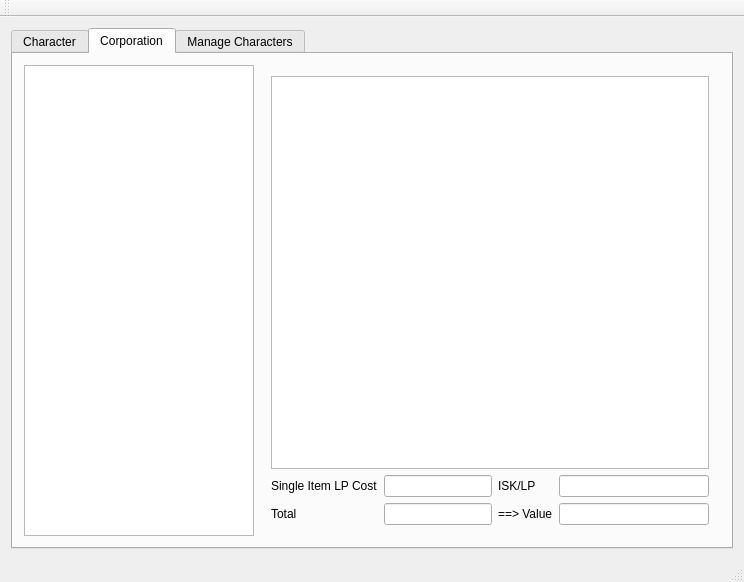
<?xml version="1.0" encoding="UTF-8"?>
<ui version="4.0">
 <class>LoyaltyPointAccountant</class>
 <widget class="QMainWindow" name="LoyaltyPointAccountant">
  <property name="geometry">
   <rect>
    <x>0</x>
    <y>0</y>
    <width>744</width>
    <height>582</height>
   </rect>
  </property>
  <property name="windowTitle">
   <string>LoyaltyPointAccountant</string>
  </property>
  <widget class="QWidget" name="centralWidget">
   <layout class="QHBoxLayout" name="horizontalLayout_2">
    <item>
     <widget class="QTabWidget" name="tabWidget">
      <property name="currentIndex">
       <number>1</number>
      </property>
      <widget class="QWidget" name="ByCharacter">
       <attribute name="title">
        <string>Character</string>
       </attribute>
       <layout class="QHBoxLayout" name="horizontalLayout_4">
        <item>
         <layout class="QHBoxLayout" name="horizontalLayout">
          <item>
           <widget class="QListView" name="charList">
            <property name="sizePolicy">
             <sizepolicy hsizetype="Expanding" vsizetype="Expanding">
              <horstretch>1</horstretch>
              <verstretch>0</verstretch>
             </sizepolicy>
            </property>
            <property name="maximumSize">
             <size>
              <width>16777215</width>
              <height>16777215</height>
             </size>
            </property>
           </widget>
          </item>
          <item>
           <widget class="QTableView" name="tvPerCharacter">
            <property name="sizePolicy">
             <sizepolicy hsizetype="Expanding" vsizetype="Expanding">
              <horstretch>3</horstretch>
              <verstretch>0</verstretch>
             </sizepolicy>
            </property>
           </widget>
          </item>
         </layout>
        </item>
       </layout>
      </widget>
      <widget class="QWidget" name="ByCorporation">
       <attribute name="title">
        <string>Corporation</string>
       </attribute>
       <layout class="QHBoxLayout" name="horizontalLayout_3">
        <item>
         <layout class="QHBoxLayout" name="horizontalLayout_5">
          <item>
           <widget class="QListView" name="corpList">
            <property name="sizePolicy">
             <sizepolicy hsizetype="Expanding" vsizetype="Expanding">
              <horstretch>1</horstretch>
              <verstretch>0</verstretch>
             </sizepolicy>
            </property>
            <property name="maximumSize">
             <size>
              <width>16777215</width>
              <height>16777215</height>
             </size>
            </property>
           </widget>
          </item>
          <item>
           <widget class="QFrame" name="CorpFrame">
            <property name="sizePolicy">
             <sizepolicy hsizetype="Expanding" vsizetype="Expanding">
              <horstretch>2</horstretch>
              <verstretch>0</verstretch>
             </sizepolicy>
            </property>
            <layout class="QVBoxLayout" name="verticalLayout_2">
             <property name="sizeConstraint">
              <enum>QLayout::SetDefaultConstraint</enum>
             </property>
             <item>
              <widget class="QTableView" name="tvPerCorporation">
               <property name="sizePolicy">
                <sizepolicy hsizetype="Expanding" vsizetype="Expanding">
                 <horstretch>3</horstretch>
                 <verstretch>0</verstretch>
                </sizepolicy>
               </property>
              </widget>
             </item>
             <item>
              <layout class="QHBoxLayout" name="horizontalLayout_6">
               <item>
                <layout class="QFormLayout" name="formLayout">
                 <item row="1" column="0">
                  <widget class="QLabel" name="labelTotal">
                   <property name="text">
                    <string>Total</string>
                   </property>
                  </widget>
                 </item>
                 <item row="1" column="1">
                  <widget class="QLineEdit" name="leTotalLP">
                   <property name="readOnly">
                    <bool>true</bool>
                   </property>
                  </widget>
                 </item>
                 <item row="0" column="0">
                  <widget class="QLabel" name="label_3">
                   <property name="text">
                    <string>Single Item LP Cost</string>
                   </property>
                  </widget>
                 </item>
                 <item row="0" column="1">
                  <widget class="QLineEdit" name="leDivision"/>
                 </item>
                </layout>
               </item>
               <item>
                <layout class="QFormLayout" name="formLayout_2">
                 <item row="1" column="0">
                  <widget class="QLabel" name="label">
                   <property name="text">
                    <string>==&gt; Value</string>
                   </property>
                  </widget>
                 </item>
                 <item row="1" column="1">
                  <widget class="QLineEdit" name="leTotalValue">
                   <property name="readOnly">
                    <bool>true</bool>
                   </property>
                  </widget>
                 </item>
                 <item row="0" column="0">
                  <widget class="QLabel" name="label_2">
                   <property name="text">
                    <string>ISK/LP</string>
                   </property>
                  </widget>
                 </item>
                 <item row="0" column="1">
                  <widget class="QLineEdit" name="leISKPerLP"/>
                 </item>
                </layout>
               </item>
              </layout>
             </item>
            </layout>
           </widget>
          </item>
         </layout>
        </item>
       </layout>
      </widget>
      <widget class="QWidget" name="ManageCharacters">
       <attribute name="title">
        <string>Manage Characters</string>
       </attribute>
       <layout class="QVBoxLayout" name="verticalLayout_3">
        <item>
         <widget class="QListView" name="charList2"/>
        </item>
        <item>
         <layout class="QHBoxLayout" name="horizontalLayout_7">
          <item>
           <widget class="QPushButton" name="pbAddCharacter">
            <property name="text">
             <string>Add Character</string>
            </property>
           </widget>
          </item>
          <item>
           <widget class="QPushButton" name="pbDeleteChar">
            <property name="text">
             <string>Delete Character</string>
            </property>
           </widget>
          </item>
          <item>
           <widget class="QPushButton" name="pbRefreshAll">
            <property name="text">
             <string>Refresh All Characters</string>
            </property>
           </widget>
          </item>
         </layout>
        </item>
       </layout>
      </widget>
     </widget>
    </item>
   </layout>
  </widget>
  <widget class="QMenuBar" name="menuBar">
   <property name="geometry">
    <rect>
     <x>0</x>
     <y>0</y>
     <width>744</width>
     <height>21</height>
    </rect>
   </property>
  </widget>
  <widget class="QToolBar" name="mainToolBar">
   <attribute name="toolBarArea">
    <enum>TopToolBarArea</enum>
   </attribute>
   <attribute name="toolBarBreak">
    <bool>false</bool>
   </attribute>
  </widget>
  <widget class="QStatusBar" name="statusBar"/>
 </widget>
 <layoutdefault spacing="6" margin="11"/>
 <resources/>
 <connections/>
</ui>
